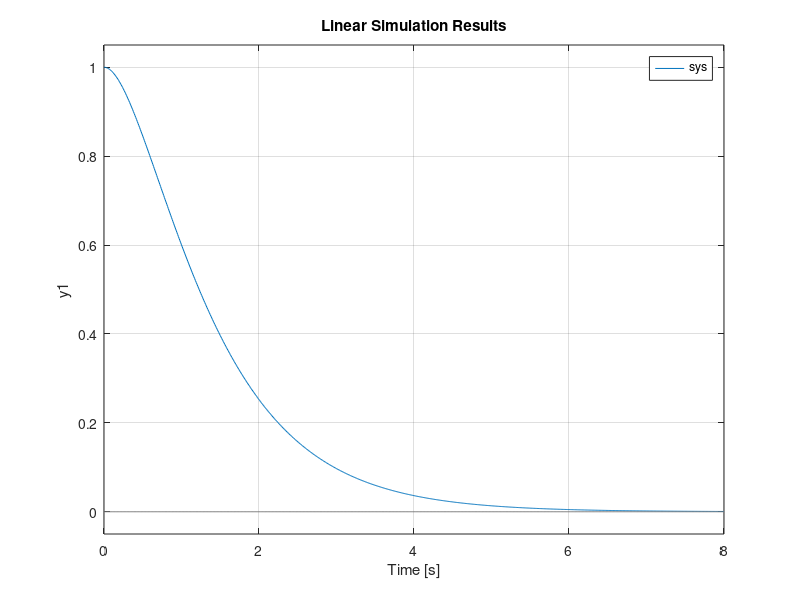

Write the MATLAB code that produced this figure.
A = [0 1; -2 -3];
B = [0; 1];
C = [1 0];
D = 0;
x0 = [1; 0];

sys = ss(A, B, C, D);

% plot the system response when u = 0
t = 0:0.01:8;
lsim(sys, zeros(size(t)), t, x0);
